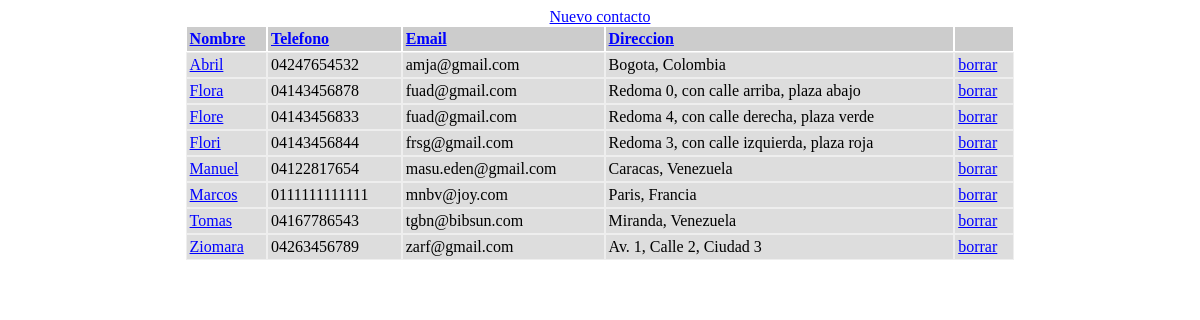
The page / on the database its author committed.
### tables this page shows
CREATE TABLE IF NOT EXISTS `contacts` (
  `id` int(11) NOT NULL AUTO_INCREMENT,
  `name` varchar(128) NOT NULL,
  `phone` varchar(64) DEFAULT NULL,
  `email` varchar(255) DEFAULT NULL,
  `address` varchar(255) DEFAULT NULL,
  PRIMARY KEY (`id`)
);

### index.php (called while the page is built)
<?php
require_once 'controller/ContactsController.php';
$controller = new ContactsController();
$controller->handleRequest();
?>

### model/ContactsService.php (called while the page is built, shortened)
<?php
require_once 'model/ContactsGateway.php';
class ContactsService {
    private $contactsGateway    = NULL;
    public function __construct() {
        $this->contactsGateway = new ContactsGateway();
    }
    public function getAllContacts($order) {
        try {
            $res = $this->contactsGateway->selectAll($order);
            return $res;
        } catch (Exception $e) {
            $this->closeDb();
            throw $e;
        }
    }
}
?>

### model/ContactsGateway.php (called while the page is built, shortened)
<?php
class ContactsGateway {
    public function selectAll($order) {
        if ( !isset($order) ) {
            $order = "name";
        }
        $dbOrder =  mysql_real_escape_string($order);
        $dbres = mysql_query("SELECT * FROM contacts ORDER BY $dbOrder ASC");
        $contacts = array();
        while ( ($obj = mysql_fetch_object($dbres)) != NULL ) {
            $contacts[] = $obj;
        }
        return $contacts;
    }
}
?>

### view/contacts.php (the view, shortened to what this page needs)
<!DOCTYPE html>
<html>
    <head>
    </head>
    <body>
        <div style="position: relative;" align=center > <a href="index.php?op=new">Nuevo contacto</a></div>
        <table class="contacts" border="0"  cellspacing="0" align=center >
            <thead>
                <tr>
                    <th><a href="?orderby=name">Nombre</a></th>
                    <th><a href="?orderby=phone">Telefono</a></th>
                    <th><a href="?orderby=email">Email</a></th>
                    <th><a href="?orderby=address">Direccion</a></th>
                    <th>&nbsp;</th>
                </tr>
            </thead>
            <tbody>
            <?php foreach ($contacts as $contact): ?>
                <tr>
                    <td><a href="index.php?op=show&id=<?php print $contact->id; ?>"><?php print htmlentities($contact->name); ?></a></td>
                    <td><?php print htmlentities($contact->phone); ?></td>
                    <td><?php print htmlentities($contact->email); ?></td>
                    <td><?php print htmlentities($contact->address); ?></td>
                    <td><a href="index.php?op=delete&id=<?php print $contact->id; ?>">borrar</a></td>
                </tr>
            <?php endforeach; ?>
            </tbody>
        </table>
    </body>
</html>

### controller/ContactsController.php (shortened to what this page needs)
<?php
require_once 'model/ContactsService.php';
class ContactsController {
    private $contactsService = NULL;
    public function __construct() {
        $this->contactsService = new ContactsService();
    }
    public function handleRequest() {
        $op = isset($_GET['op'])?$_GET['op']:NULL;
        try {
            if ( !$op || $op == 'list' ) {
                $this->listContacts();
            } elseif ( $op == 'new' ) {
                $this->saveContact();
            } elseif ( $op == 'delete' ) {
                $this->deleteContact();
            } elseif ( $op == 'show' ) {
                $this->showContact();
            } else {
                $this->showError("Pagina no encontrada", "Pagina para la operacion ".$op." no fue encontrada!");
            }
        } catch ( Exception $e ) {
            $this->showError("Error en la Application", $e->getMessage());
        }
    }
    public function listContacts() {
        $orderby = isset($_GET['orderby'])?$_GET['orderby']:NULL;
        $contacts = $this->contactsService->getAllContacts($orderby);
        include 'view/contacts.php';
    }
}
?>

### view/contacts.php (style rules this page uses)
table.contacts { width: 70%; }
table.contacts thead { text-align: left; }
table.contacts thead th { background-color: #cccccc; border: solid 1px #fff; padding: 3px; }
table.contacts tbody td { background-color: #dddddd; border: solid 1px #eee; padding: 3px; }
a, a:hover, a:active, a:visited { color: blue; text-decoration: underline; }

### rows shown on the page
contacts: name "Abril", phone "04247654532", email "amja@gmail.com", address "Bogota, Colombia"
contacts: name "Flora", phone "04143456878", email "fuad@gmail.com", address "Redoma 0, con calle arriba, plaza abajo"
contacts: name "Flore", phone "04143456833", email "fuad@gmail.com", address "Redoma 4, con calle derecha, plaza verde"
contacts: name "Flori", phone "04143456844", email "frsg@gmail.com", address "Redoma 3, con calle izquierda, plaza roja"
contacts: name "Manuel", phone "04122817654", email "masu.eden@gmail.com", address "Caracas, Venezuela"
contacts: name "Marcos", phone "0111111111111", email "mnbv@joy.com", address "Paris, Francia"
contacts: name "Tomas", phone "04167786543", email "tgbn@bibsun.com", address "Miranda, Venezuela"
contacts: name "Ziomara", phone "04263456789", email "zarf@gmail.com", address "Av. 1, Calle 2, Ciudad 3"
